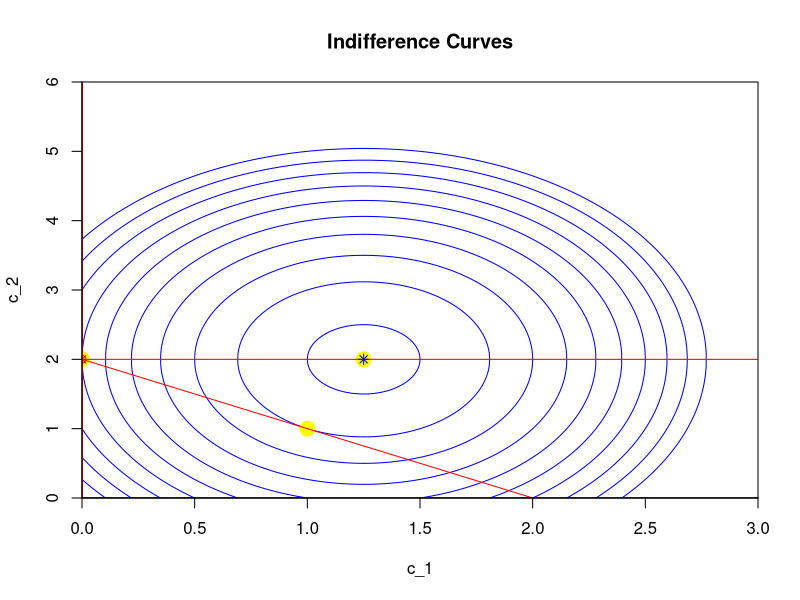
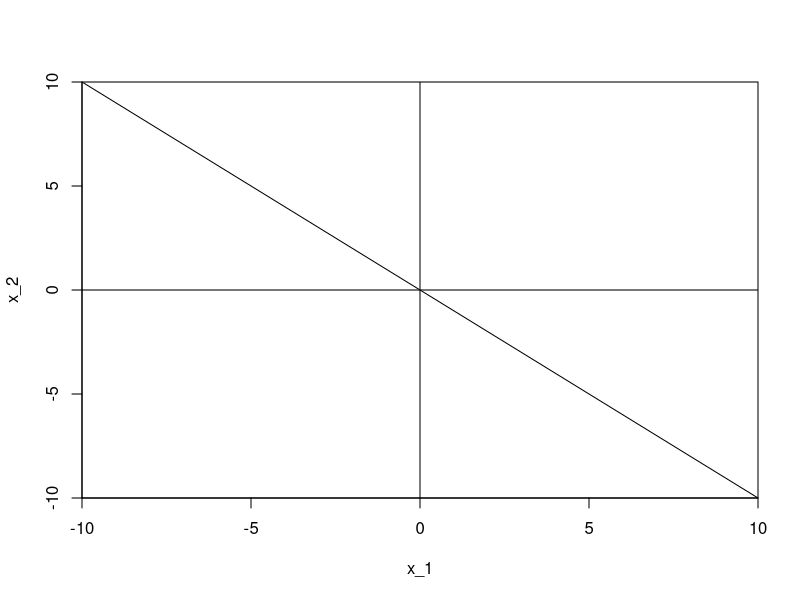
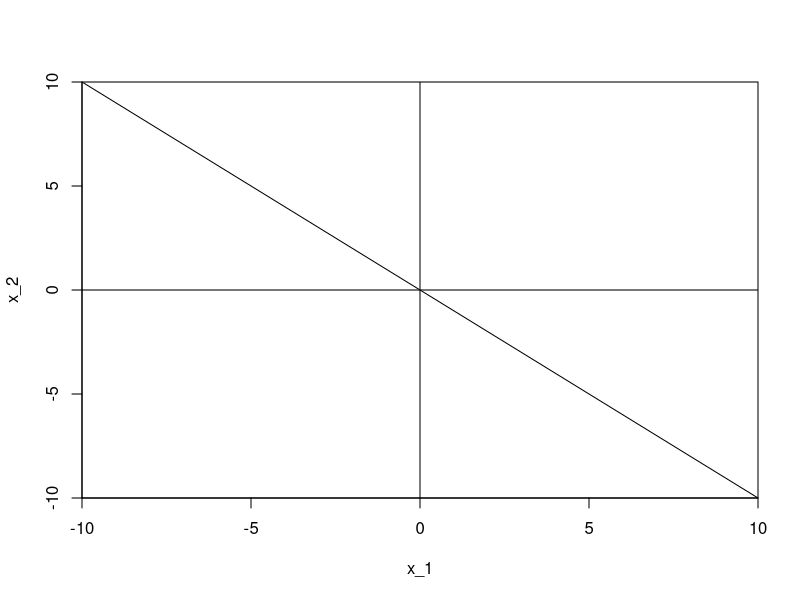

Source code (R) for these figures, in order:
## ---- chunk 1
knitr::opts_chunk$set(echo = TRUE)
## ---- chunk 2
xlim <- c(0, 3)
ylim <- c(0, 6)

plot(1, type="n", xlim = xlim, ylim = ylim, xaxs="i", yaxs="i", xlab = "c_1", ylab = "c_2", main = "Indifference Curves")

c_1 <- (xlim[1]:(xlim[2]*1000))/1000
u_bar <- 1:10

for ( u in u_bar) {
  y <- c(2 + sqrt(4+10*c_1-4*c_1^2-u), rev(2 - sqrt(4+10*c_1-4*c_1^2-u)))
  x <- c(c_1, rev(c_1))[is.finite(y)]
  y <- y[is.finite(y)]
  
  lines(x= c(x, x), y= c(y, y), col = "blue")
}

points(y=c(2, 2, 1), x=c(0, 5/4, 1), pch = 19, col = "yellow", cex =2)

segments(x0 = 0, y0 = 2,
         x1 = 3, y1 = 2, col = "red")

segments(x0 = 0, y0 = 6,
         x1 = 0, y1 = 0, col = "red", lwd = 2)

segments(x0 = 0, y0 = 2,
         x1 = 2, y1 = 0, col = "red")

points(y=2, x=0, pch=13, col = "red")

points(y=2, x=5/4, pch = 8, col = "blue")

abline(v=0, h=0)
## ---- chunk 3
plot(1, type="n", xlim = c(-10, 10), ylim = c(-10, 10), xaxs="i", yaxs="i", xlab = "x_1", ylab = "x_2")

abline(v=0, h=0, a=0, b=-1)

## ---- chunk 4
plot(1, type="n", xlim = c(-10, 10), ylim = c(-10, 10), xaxs="i", yaxs="i", xlab = "x_1", ylab = "x_2")

abline(v=0, h=0, a=0, b=-1)
